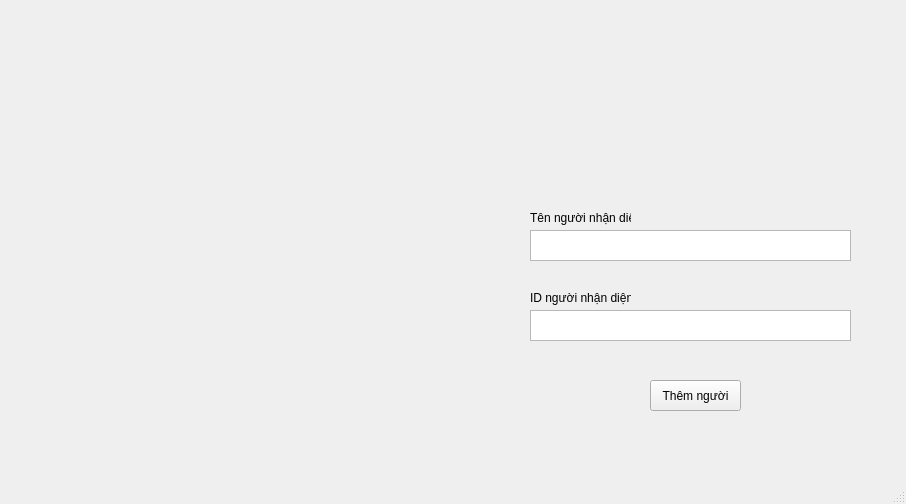
<?xml version="1.0" encoding="UTF-8"?>
<ui version="4.0">
 <class>MainWindow</class>
 <widget class="QMainWindow" name="MainWindow">
  <property name="geometry">
   <rect>
    <x>0</x>
    <y>0</y>
    <width>906</width>
    <height>504</height>
   </rect>
  </property>
  <property name="windowTitle">
   <string>MainWindow</string>
  </property>
  <widget class="QWidget" name="centralwidget">
   <widget class="QLabel" name="labelCamera">
    <property name="geometry">
     <rect>
      <x>50</x>
      <y>50</y>
      <width>381</width>
      <height>351</height>
     </rect>
    </property>
    <property name="text">
     <string/>
    </property>
    <property name="scaledContents">
     <bool>true</bool>
    </property>
   </widget>
   <widget class="QPushButton" name="btnAddPerson">
    <property name="geometry">
     <rect>
      <x>650</x>
      <y>380</y>
      <width>91</width>
      <height>31</height>
     </rect>
    </property>
    <property name="text">
     <string>Thêm người</string>
    </property>
   </widget>
   <widget class="QTextEdit" name="txt_name_person">
    <property name="geometry">
     <rect>
      <x>530</x>
      <y>230</y>
      <width>321</width>
      <height>31</height>
     </rect>
    </property>
   </widget>
   <widget class="QLabel" name="label">
    <property name="geometry">
     <rect>
      <x>530</x>
      <y>210</y>
      <width>101</width>
      <height>16</height>
     </rect>
    </property>
    <property name="text">
     <string>Tên người nhận diện:</string>
    </property>
   </widget>
   <widget class="QLabel" name="labelPicturePerson">
    <property name="geometry">
     <rect>
      <x>580</x>
      <y>30</y>
      <width>221</width>
      <height>141</height>
     </rect>
    </property>
    <property name="text">
     <string/>
    </property>
    <property name="scaledContents">
     <bool>true</bool>
    </property>
   </widget>
   <widget class="QLabel" name="label_2">
    <property name="geometry">
     <rect>
      <x>530</x>
      <y>290</y>
      <width>101</width>
      <height>16</height>
     </rect>
    </property>
    <property name="text">
     <string>ID người nhận diện:</string>
    </property>
   </widget>
   <widget class="QTextEdit" name="txt_id_person">
    <property name="geometry">
     <rect>
      <x>530</x>
      <y>310</y>
      <width>321</width>
      <height>31</height>
     </rect>
    </property>
   </widget>
  </widget>
  <widget class="QMenuBar" name="menubar">
   <property name="geometry">
    <rect>
     <x>0</x>
     <y>0</y>
     <width>906</width>
     <height>21</height>
    </rect>
   </property>
  </widget>
  <widget class="QStatusBar" name="statusbar"/>
 </widget>
 <resources/>
 <connections/>
</ui>
